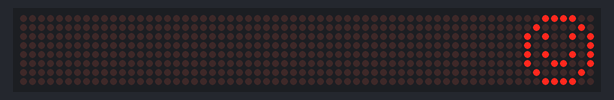
Bench run of a sketch on a simulated Arduino Uno, built with avr-gcc and run on an emulated ATmega328P. Parts: 64×8 LED matrix.

Above: at 0.1 s.

The sketch:

Cube_Matrix_LED.ino
```cpp
#include <LedControl.h>
int DIN = 12;
int CS = 11;
int CLK = 10;
byte e[8]= {0x7C,0x7C,0x60,0x7C,0x7C,0x60,0x7C,0x7C};
byte d[8]= {0x78,0x7C,0x66,0x66,0x66,0x66,0x7C,0x78};
byte u[8]= {0x66,0x66,0x66,0x66,0x66,0x66,0x7E,0x7E};
byte c[8]= {0x7E,0x7E,0x60,0x60,0x60,0x60,0x7E,0x7E};
byte eight[8]= {0x7E,0x7E,0x66,0x7E,0x7E,0x66,0x7E,0x7E};
byte s[8]= {0x7E,0x7C,0x60,0x7C,0x3E,0x06,0x3E,0x7E};
byte dot[8]= {0x00,0x00,0x00,0x00,0x00,0x00,0x18,0x18};
byte o[8]= {0x7E,0x7E,0x66,0x66,0x66,0x66,0x7E,0x7E};
byte m[8]= {0xE7,0xFF,0xFF,0xDB,0xDB,0xDB,0xC3,0xC3};
LedControl lc=LedControl(DIN,CLK,CS,0);
void setup() {
lc.shutdown(0,false); //The MAX72XX is in power-saving mode on startup
lc.setIntensity(0,3); // Set the brightness to maximum value
lc.clearDisplay(0); // and clear the display
}
void loop() {
 byte smile[8]= {0x3C,0x42,0xA5,0x81,0xA5,0x99,0x42,0x3C};
 byte neutral[8]= {0x3C,0x42,0xA5,0x81,0xBD,0x81,0x42,0x3C};

  byte frown[8]= {0x3C,0x42,0xA5,0x81,0x99,0xA5,0x42,0x3C};
 printByte(smile);
// delay(750);
// printByte(neutral);
// delay(750);
// printByte(frown);
 delay(750);
// lc.clearDisplay(0);
// delay(250);
}

void printEduc8s() {
 printByte(e);
 delay(1000);
 printByte(d);
 delay(1000);
 printByte(u);
 delay(1000);
 printByte(c);
 delay(1000);
 printByte(eight);
 delay(1000);
 printByte(s);
 delay(1000);
 printByte(dot);
 delay(1000);
printByte(c);
 delay(1000);
 printByte(o);
 delay(1000);
 printByte(m);
 delay(1000);
}
void printByte(byte character []) {
 int i = 0;
 for(i=0;i<8;i++)
 {
 lc.setRow(0,i,character[i]);
 }
}
```
